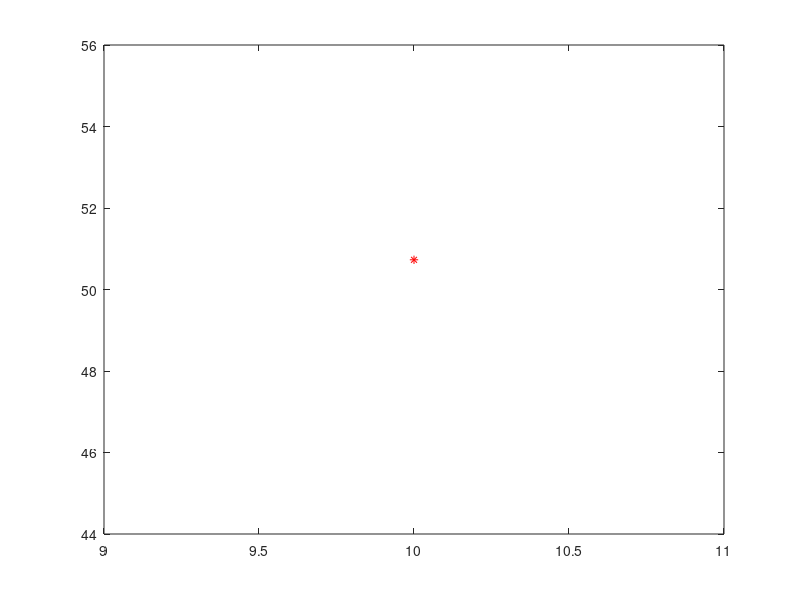

This figure's MATLAB source:
clear all
clc
f=@(x,y) (sin(x)-y); %Write your f(x,y) function, where dy/dx=f(x,y), x(x0)=y0.
x0=input('\n Enter initial value of x i.e. x0: '); %example x0=0
y0=input('\n Enter initial value of y i.e. y0: '); %example y0=0.5
xn=input('\n Enter the final value of x: ');% where we need to find the value of y 
                                            %example x=2
h=input('\n Enter the step length h: '); %example h=0.2
 %Formula: y1=y0+h/2*[f(x0,y0)+f(x1,y1*)] where y1*=y0+h*f(x0,y0);
 fprintf('\n x        y '); 
while x0<=xn
    fprintf('\n%4.3f   %4.3f ',x0,y0);%values of x and y
    k=y0+h*f(x0,y0);
    x1=x0+h;
    y1=y0+h/2*(f(x0,y0)+f(x1,k));    
    x0=x1;
    y0=y1; 
    
    plot(x0,y0,'r*')
end